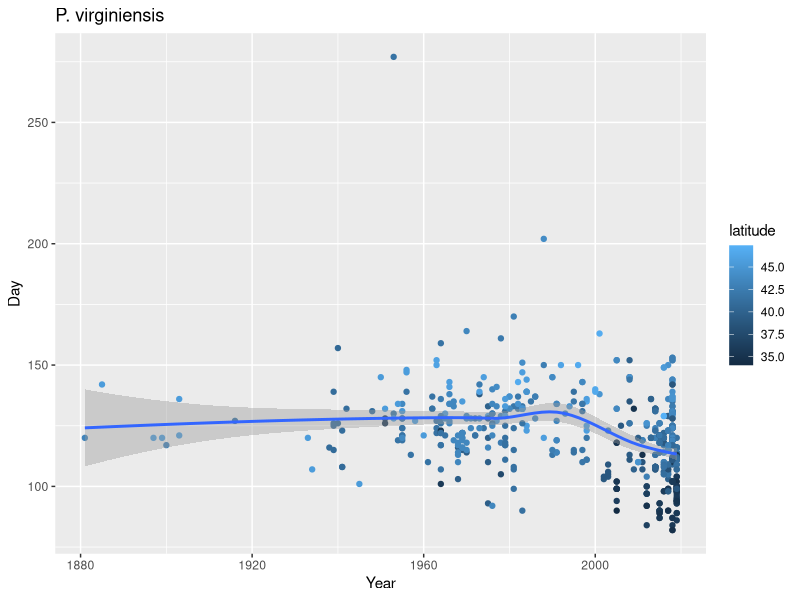
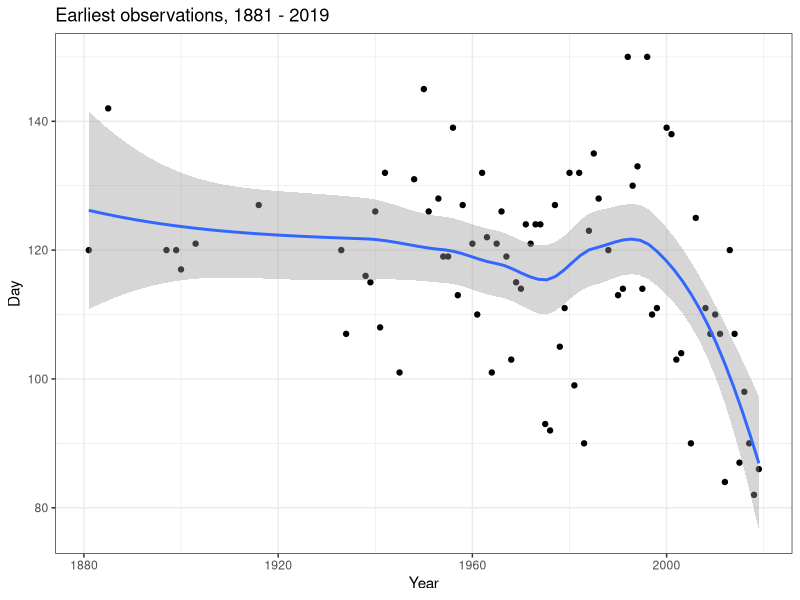
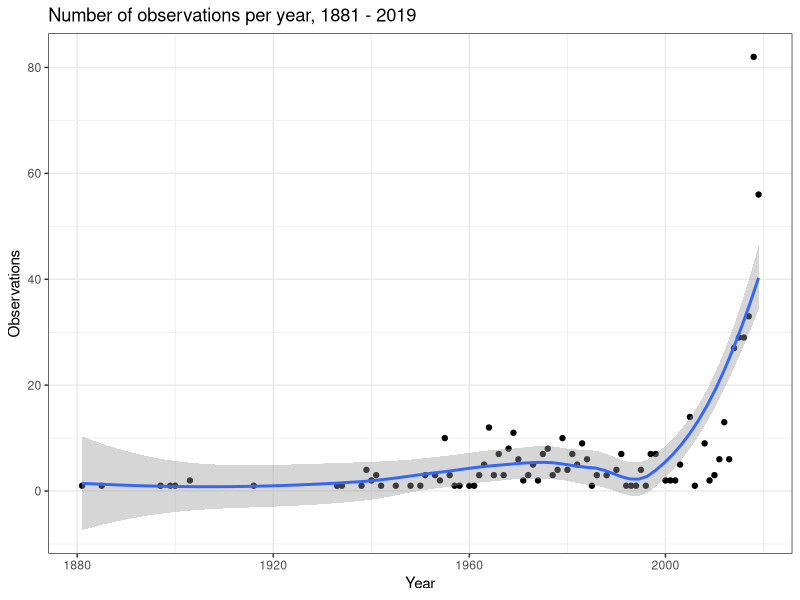
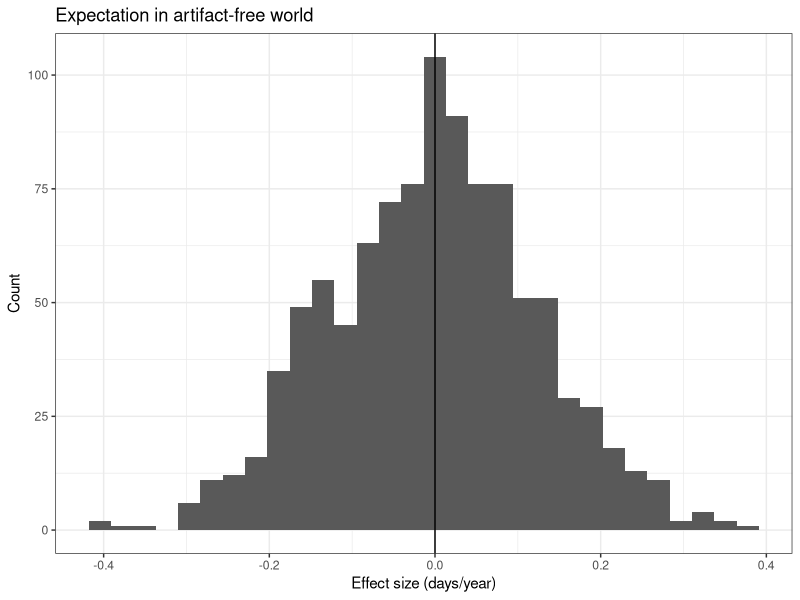
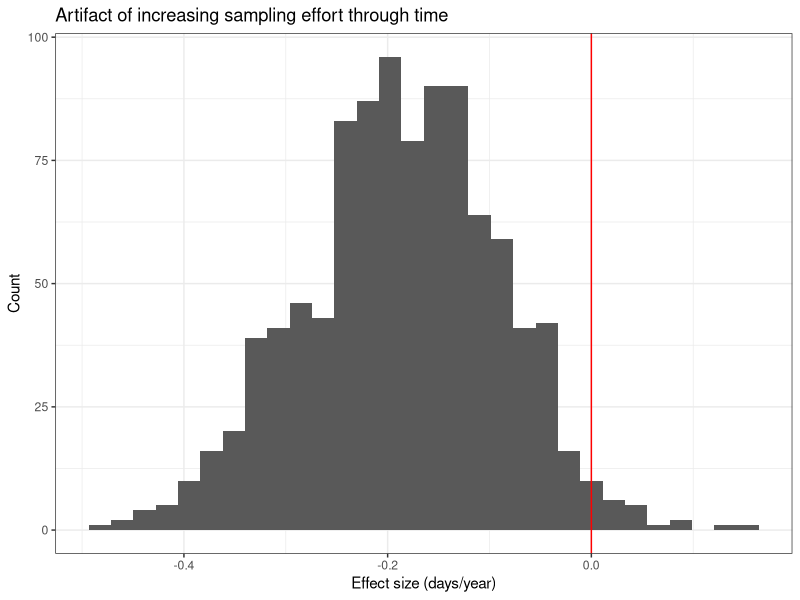
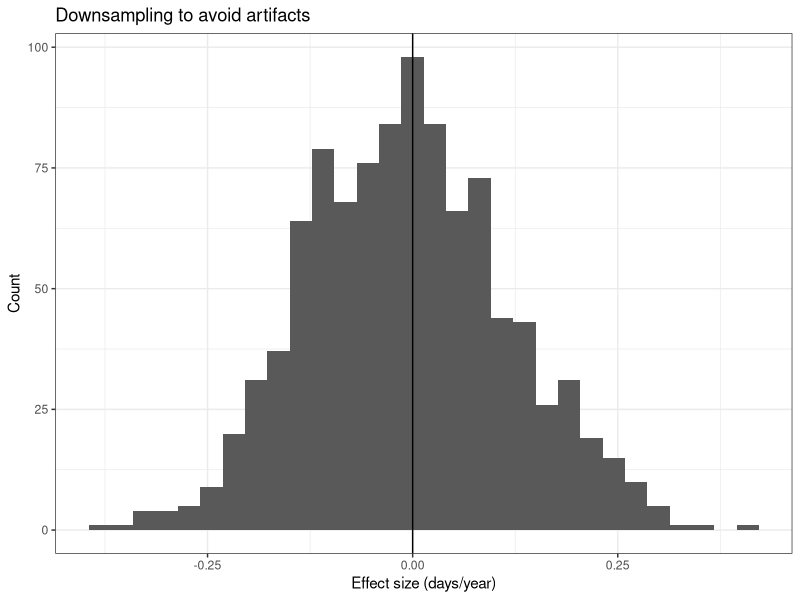
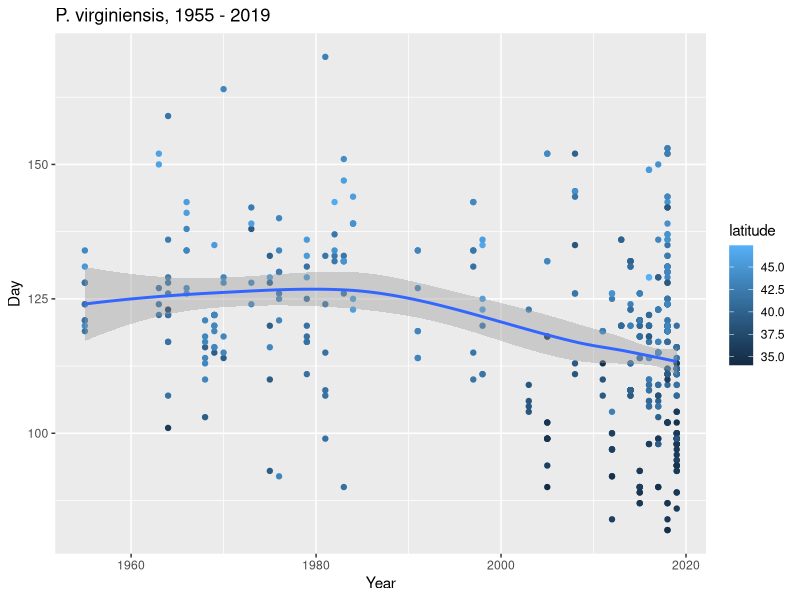

Write the R code that produced these figures, in order.
## ---- chunk 1
knitr::opts_chunk$set(echo = FALSE)
suppressPackageStartupMessages(library(tidyverse))
suppressPackageStartupMessages(library(lubridate))
suppressPackageStartupMessages(library(ggplot2))

# Establish bootstrap and sampling values
minimum.required <- 5
sample.size <- minimum.required
num.bs.reps <- 1000
## ---- chunk 2
# Read in iNaturalist observations
# 52539 is West Virginia White
iNaturalist <- read.csv(file = "data/observations-52593.csv")
iNat.obs <- iNaturalist[, c("latitude", "longitude", "observed_on")]
iNat.obs$observed_on <- as.Date(iNat.obs$observed_on)

# Read in GBIF observations
gbif <- read.delim(file = "data/0015022-190415153152247.csv")
gbif.obs <- gbif[, c("decimalLatitude", "decimalLongitude", "eventDate")]
gbif.obs$eventDate <- as.Date(x = gbif.obs$eventDate)
gbif.obs <- na.omit(gbif.obs)

# Join data sets
colnames(iNat.obs) <- c("latitude", "longitude", "date")
colnames(gbif.obs) <- c("latitude", "longitude", "date")
wvw <- rbind(iNat.obs, gbif.obs)

# Remove some bad geo coordinates (mostly GBIF)
wvw <- wvw[wvw$latitude > 29, ]
wvw <- wvw[wvw$longitude > -100, ]

# Extract year and day of year
wvw$year <- year(wvw$date)
wvw$yday <- as.POSIXlt(wvw$date)$yday

# Dates of January 1 (yday == 0) are not realistic
wvw <- wvw[wvw$yday > 0, ]
# Drop any from current, incomplete year
wvw <- wvw[wvw$year != year(today()), ]

# Drop duplicates
wvw <- unique(wvw)
## ---- chunk 3
# Plot observations for each year separately
obs.plot <- ggplot(data = wvw, mapping = aes(x = year, y = yday, color = latitude)) +
  geom_point() +
  geom_smooth() +
  xlab(label = "Year") +
  ylab(label = "Day") +
  ggtitle("P. virginiensis")
suppressMessages(expr = print(obs.plot))
## ---- chunk 4
# Plot _only_ minimums
wvw.mins <- wvw %>%
  group_by(year) %>%
  summarise(early = min(yday, na.rm = TRUE),
            n.obs = n())

min.plot.title <- paste0("Earliest observations, ", 
                     min(wvw$year), " - ", 
                     max(wvw$year))
min.plot <- ggplot(data = wvw.mins, mapping = aes(x = year, y = early)) +
  geom_point() +
  geom_smooth()  +
  xlab(label = "Year") +
  ylab(label = "Day") +
  ggtitle(min.plot.title) + 
  theme_bw()
suppressMessages(expr = print(min.plot))
## ---- chunk 5
# Linear regression 
early.lm <- lm(early ~ year, data = wvw.mins)
early.summary <- summary(early.lm)
year.coeff <- early.summary$coefficients[2, 1]
year.p <- early.summary$coefficients[2, 4]
## ---- chunk 6
wvw.plot.title <- paste0("Number of observations per year, ", 
                     min(wvw$year), " - ", 
                     max(wvw$year))

wvw.plot <- ggplot(data = wvw.mins, mapping = aes(x = year, y = n.obs)) +
  geom_point() +
  geom_smooth()  +
  xlab(label = "Year") +
  ylab(label = "Observations") +
  ggtitle(wvw.plot.title) + 
  theme_bw()
suppressMessages(expr = print(wvw.plot))
## ---- chunk 7
sample.from <- wvw$yday[wvw$year == 2018]
include.years <- wvw.mins$year[wvw.mins$n.obs >= minimum.required]
wvw.for.bs <- wvw[wvw$year %in% include.years, ]

# Replicate process of sampling and linear regression
bs.results <- data.frame(replicate = 1:num.bs.reps,
                         estimate = NA,
                         p.value = NA)
for (r in 1:num.bs.reps) {
  # Data fram will hold bootstrapped data
  bootstrapped.df <- data.frame(year = rep(include.years, times = sample.size),
                                yday = NA)
  # Fill in data frame with bootstrapped date for each year
  for (yr in include.years) {
    bootstrapped.df$yday[bootstrapped.df$year == yr] <- sample(x = sample.from,
                                                               size = sample.size,
                                                               replace = FALSE)
  }

  bs.mins <- bootstrapped.df %>%
    group_by(year) %>%
    summarise(early = min(yday))
  
  bs.lm <- lm(early ~ year, data = bs.mins)
  bs.results$estimate[r] <- summary(bs.lm)$coefficients[2, 1]
  bs.results$p.value[r] <- summary(bs.lm)$coefficients[2, 4]
}

# Plot results of bootstrapping
# Coefficient estimates
estimate.plot <- ggplot(data = bs.results, mapping = aes(x = estimate)) +
  geom_histogram() +
  geom_vline(xintercept = 0) +
  xlab(label = "Effect size (days/year)") +
  ylab(label = "Count") +
  ggtitle(label = "Expectation in artifact-free world") +
  theme_bw()
suppressMessages(expr = print(estimate.plot))
## ---- chunk 8
# Set up number of reps and distribution to sample from
sample.from <- wvw$yday[wvw$year == 2018]
include.years <- wvw.mins$year[wvw.mins$n.obs >= minimum.required]
wvw.for.bs <- wvw[wvw$year %in% include.years, ]

# Replicate process of sampling and linear regression
bs.results <- data.frame(replicate = 1:num.bs.reps,
                         estimate = NA,
                         p.value = NA)

for (r in 1:num.bs.reps) {
  # Erase values in yday; these will be replaced via bootstrap sampling
  wvw.for.bs$yday <- NA
  # Should be a tidyverse way of doing this...
  for (y in unique(wvw.for.bs$year)) {
    num.obs <- sum(wvw.for.bs$year == y)
    wvw.for.bs$yday[wvw.for.bs$year == y] <- sample(x = sample.from, size = num.obs)
  }
  bs.mins <- wvw.for.bs %>%
    group_by(year) %>%
    summarise(early = min(yday))
  
  suppressMessages(expr = bs.lm <- lm(early ~ year, data = bs.mins))
  bs.results$estimate[r] <- summary(bs.lm)$coefficients[2, 1]
  bs.results$p.value[r] <- summary(bs.lm)$coefficients[2, 4]
}

# Plot results of bootstrapping
# Coefficient estimates
estimate.plot <- ggplot(data = bs.results, mapping = aes(x = estimate)) +
  geom_histogram() +
  geom_vline(xintercept = 0, color = "#FF0000") +
  xlab(label = "Effect size (days/year)") +
  ylab(label = "Count") +
  ggtitle(label = "Artifact of increasing sampling effort through time") +
  theme_bw()
suppressMessages(expr = print(estimate.plot))
## ---- chunk 9
sample.from <- wvw$yday[wvw$year == 2018]
include.years <- wvw.mins$year[wvw.mins$n.obs >= minimum.required]
wvw.for.bs <- wvw[wvw$year %in% include.years, ]

# Replicate process of sampling and linear regression
bs.results <- data.frame(replicate = 1:num.bs.reps,
                         estimate = NA,
                         p.value = NA)
for (r in 1:num.bs.reps) {
  # Data fram will hold bootstrapped data
  bootstrapped.df <- data.frame(year = rep(include.years, times = sample.size),
                                yday = NA)
  # Fill in data frame with bootstrapped date for each year
  for (yr in include.years) {
    bootstrapped.df$yday[bootstrapped.df$year == yr] <- sample(x = sample.from,
                                                               size = sample.size,
                                                               replace = FALSE)
  }

  bs.mins <- bootstrapped.df %>%
    group_by(year) %>%
    summarise(early = min(yday))
  
  bs.lm <- lm(early ~ year, data = bs.mins)
  bs.results$estimate[r] <- summary(bs.lm)$coefficients[2, 1]
  bs.results$p.value[r] <- summary(bs.lm)$coefficients[2, 4]
}

# Plot results of bootstrapping
# Coefficient estimates
estimate.plot <- ggplot(data = bs.results, mapping = aes(x = estimate)) +
  geom_histogram() +
  geom_vline(xintercept = 0) +
  xlab(label = "Effect size (days/year)") +
  ylab(label = "Count") +
  ggtitle(label = "Downsampling to avoid artifacts") + 
  theme_bw()
suppressMessages(expr = print(estimate.plot))
## ---- chunk 10
# TODO: Make a two-panel plot, one with observations, one with earliest observations
wvw.for.bs <- wvw[wvw$year %in% include.years, ]

obs.plot.title <- paste0("P. virginiensis, ",
                         min(wvw.for.bs$year), " - ", 
                         max(wvw.for.bs$year))
obs.plot <- ggplot(data = wvw.for.bs, mapping = aes(x = year, 
                                                    y = yday, 
                                                    color = latitude)) +
  geom_point() +
  geom_smooth() +
  xlab(label = "Year") +
  ylab(label = "Day") +
  ggtitle(obs.plot.title)
suppressMessages(expr = print(obs.plot))
## ---- chunk 11

